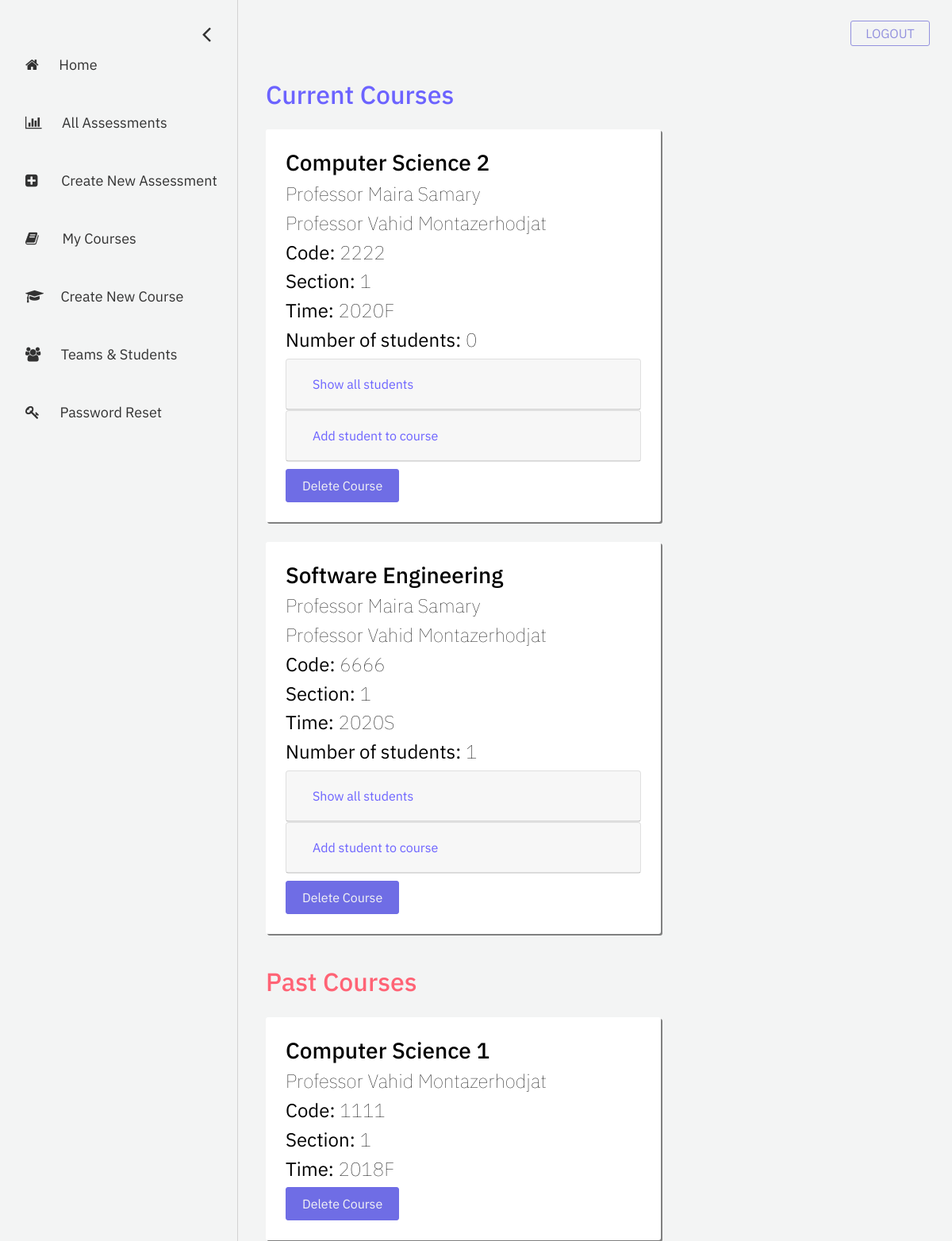
Page /professor/my-courses (signed in, upper part) on the earlier database version.
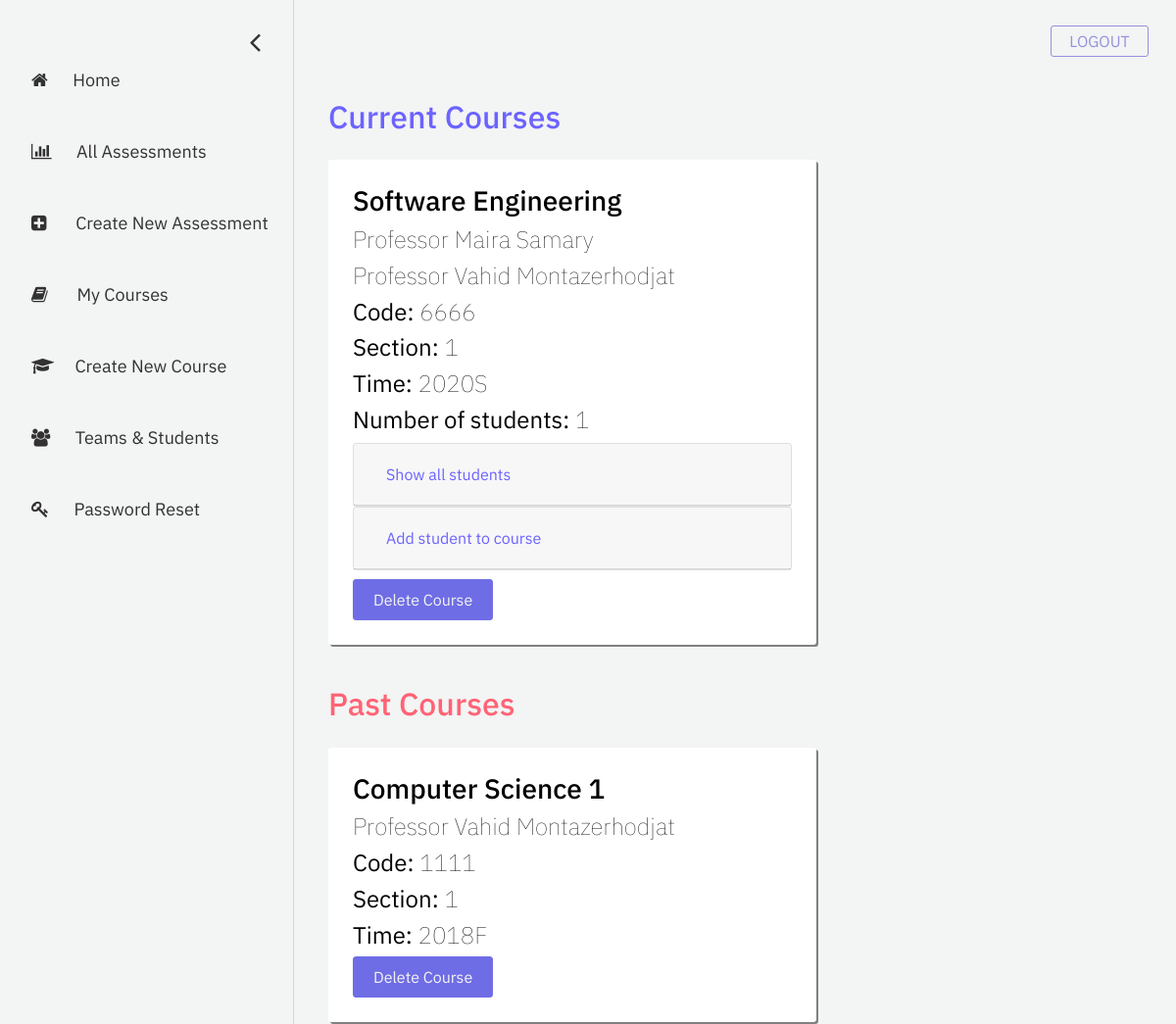
Same page on the later database version.
### registration/models.py (models this page shows)
class Course(models.Model):
    course_name = models.CharField("course name", max_length=60)
    course_code = models.IntegerField("course code")
    section_number = models.SmallIntegerField("section number")
    year = models.SmallIntegerField("year of realization")
    semester_choices = (
        ('S', 'Spring'),
        ('F', 'Fall'),
    )
    semester = models.CharField("semester of realization", max_length = 1, choices = semester_choices)
    professors = models.ManyToManyField(User)
    students = models.ManyToManyField(User, related_name="students")
    def is_active(self):
        if self.year >= datetime.datetime.now().year: # realization year >= current year
            if self.semester == 'S':
                month = 6
            else:
                month = 12
            if month >= datetime.datetime.now().month: # realization month >= current month
                return True
        return False

### account/models.py (models this page shows, shortened)
class User(AbstractBaseUser, PermissionsMixin):
    email = models.EmailField(
        verbose_name=_('email address'), max_length=255, unique=True
    )
    first_name = models.CharField(_('first name'), max_length=30, blank=True)
    last_name = models.CharField(_('last name'), max_length=150, blank=True)
    eagle_id = models.CharField(max_length = 8)
    is_student = models.BooleanField(
        _('student status'),
        default=False,
        help_text=_(
            'Shows whether this user is a student. '
        ),
    )
    is_instructor = models.BooleanField(
        _('instructor status'),
        default=False,
        help_text=_(
            'Shows whether this user is a instructor. '
        ),
    )
    is_active = models.BooleanField(
        _('active'),
        default=True,
        help_text=_(
            'Designates whether this user should be treated as active. '
            'Unselect this instead of deleting accounts.'
        ),
    )
    is_staff = models.BooleanField(
        _('admin status'),
        default=False,
        help_text=_(
            'Designates whether the user can log into this admin site.'
        ),
    )
    date_joined = models.DateTimeField(
        _('date joined'), default=timezone.now
    )
    objects = UserManager()
    USERNAME_FIELD = 'email'
    REQUIRED_FIELDS = ['first_name', 'last_name', 'eagle_id', 'is_student', 'is_instructor']

### eval_professor/views.py (the view)
# urls.py: path('my-courses', views.my_courses, name='my-courses'),
def my_courses(request):
    course_list = Course.objects.all()
    context = {
        'course_list': course_list,
    }
    return render(request, 'eval_professor/my-courses.html', context = context)

### eval_professor/templates/eval_professor/my-courses.html (shortened to what this page needs)
{% extends 'eval_professor/base-sidebar.html'%}
{% load static %}
{% block content%}
	<div id="main">
		<div class="container">
			<h2 style="color: #6C63FF;">Current Courses</h2>
		</div>
		<div class="container">
			{% if course_list %}
					{% for course in course_list|dictsort:"course_code" %}
						{% if request.user in course.professors.all %}
						{% if course.is_active %}
							<div class="column course-box">
								<h3> {{ course.course_name }}</h3>
								{% for prof in course.professors.all|dictsort:"first_name" %}
								<h4> Professor {{ prof.first_name }} {{ prof.last_name }}</h4>
								{% endfor %}
								<h4> <b>Code:</b> {{ course.course_code }}</h4>
								<h4> <b>Section:</b> {{ course.section_number }}</h4>
								<h4> <b>Time:</b> {{ course.year }}{{ course.semester }}</h4>
								<h4> <b>Number of students:</b> {{ course.students.all|length }} </h4>
								<div style="margin-top: 2%; margin-bottom: 2%;" id="accordion">
									<div class="card">
										<div class="card-header" id="headingOne_@{{ course.id }}">
										<h5 class="mb-0">
											<button style="color: #6C63FF;" class="btn btn-link" data-toggle="collapse" data-target="#collapseOne_@{{ course.id }}" aria-expanded="true" aria-controls="collapseOne_@{{ course.id }}">
											Show all students
											</button>
										</h5>
										</div>
									</div>
									<div class="card">
										<div class="card-header" id="headingTwo_@{{ course.id }}">
										<h5 class="mb-0">
											<button style="color: #6C63FF;" class="btn btn-link collapsed" data-toggle="collapse" data-target="#collapseTwo_@{{ course.id }}" aria-expanded="false" aria-controls="collapseTwo_@{{ course.id }}">
											Add student to course
											</button>
										</h5>
										</div>
									</div>
								</div>
								<a class="buttons purple delete-btn" href="{% url 'delete_course' course_id=course.id %}">Delete Course</a>
							</div>
						{% endif %}
						{% endif %}
					{% endfor %}
			{% else %}
				<p>No current courses are available. </p>
			{% endif %}
		</div>
		<div class="container">
			<h2 style="color: rgb(255, 99, 117); margin-top: 5%;">Past Courses</h2>
		</div>
		<div class="container">
			{% if course_list %}
					{% for course in course_list|dictsort:"course_code" %}
						{% if request.user in course.professors.all %}
						{% if not course.is_active %}
							<div class="column course-box">
										<h3> {{ course.course_name }}</h3>
										{% for prof in course.professors.all|dictsort:"first_name" %}
										<h4> Professor {{ prof.first_name }} {{ prof.last_name }}</h4>
										{% endfor %}
										<h4> <b>Code:</b> {{ course.course_code }}</h4>
										<h4> <b>Section:</b> {{ course.section_number }}</h4>
										<h4> <b>Time:</b> {{ course.year }}{{ course.semester }}</h4>
										<a class="buttons purple delete-btn" href="{% url 'delete_course' course_id=course.id %}">Delete Course</a>
							</div>
						{% endif %}
						{% endif %}
					{% endfor %}
			{% else %}
				<p>No past courses are available. </p>
			{% endif %}
		</div>
	</div>
{% endblock %}

### eval_professor/templates/eval_professor/base-sidebar.html (shortened to what this page needs)
<!doctype html>
<html lang="en">
  <head>
	{% load static %}
	<link rel="stylesheet" href="https://stackpath.bootstrapcdn.com/bootstrap/4.1.3/css/bootstrap.min.css">
	<link rel="stylesheet" href="https://cdnjs.cloudflare.com/ajax/libs/font-awesome/4.7.0/css/font-awesome.min.css">
	<link rel="stylesheet" href="{% static 'eval_professor/css/base-sidebar.css' %}">
	<link rel="stylesheet" href="{% static 'eval_professor/css/my-courses.css' %}">
  </head>
<body>
	<div id="mySidenav" class="sidenav">
		<a href="javascript:void(0)" class="closebtn" onclick="closeNav()"><i class = "fa fa-angle-left"></i></a>
		<a href="{% url 'professor-dashboard' %}">
			<i class = "fa fa-home"></i> &nbsp;&nbsp;&nbsp;&nbsp;&nbsp;Home
		</a>
		<a href="{% url 'all-assessments' %}">
			<i class = "fa fa-bar-chart"></i> &nbsp;&nbsp;&nbsp;&nbsp;&nbsp;All Assessments
		</a>
		<a href="{% url 'create-new-assessment' %}">
			<i class = "fa fa-plus-square"></i> &nbsp;&nbsp;&nbsp;&nbsp;&nbsp;&nbsp;Create New Assessment
		</a>
		<a href="{% url 'my-courses' %}">
			<i class = "fa fa-book"></i> &nbsp;&nbsp;&nbsp;&nbsp;&nbsp;&nbsp;My Courses
		</a>
		<a href="{% url 'create-new-course' %}">
			<i class = "fa fa-graduation-cap"></i> &nbsp;&nbsp;&nbsp;&nbsp;Create New Course
		</a>
		<a href="{% url 'teams-students' %}">
			<i class = "fa fa-group"></i> &nbsp;&nbsp;&nbsp;&nbsp;&nbsp;Teams & Students
		</a>
		<a href="{% url 'password-reset' %}">
			<i class = "fa fa-key"></i> &nbsp;&nbsp;&nbsp;&nbsp;&nbsp;Password Reset
		</a>
	</div>
	<span id="menu" class="menu" style="font-size:20px;cursor:pointer" onclick="openNav()">&nbsp;&nbsp;Menu</span>
	<div class="logout_btn_container">
		<a href = "{% url 'log_out' %}" class="logout-btn">LOGOUT</a>
	</div>
    {% block content%}
    {% endblock %}
</body>
</html>

### eval_professor/static/eval_professor/css/base-sidebar.css (style rules this page uses)
body { font-family: 'IBM Plex Sans', sans-serif; background-color: #f3f4f4; }
.sidenav { height: 100%; width: 0px; position: fixed; z-index: 1; top: 0; left: 0; background-color: #f3f4f4; overflow-x: hidden; padding-top: 60px; transition: 0.5s; border-right: 1px solid lightgray; }
.sidenav a { padding: 8px 8px 8px 32px; text-decoration: none; font-size: 18px; color: #323232; display: block; transition: 0.3s; margin-bottom: 30px; }
.sidenav .closebtn { position: absolute; top: 0; right: 25px; font-size: 32px; margin-left: 50px; margin-bottom: 100px; margin-top: 10px; }
#main { transition: margin-left .5s; padding: 20px; }
.menu { top: 0px; left: 15px; font-size: 5px; position: relative; line-height: 80px; padding: 8px; -moz-border-radius: 100px; border-radius: 100px; text-align: center; }
.logout-btn { position: absolute; top: 26px; right: 28px; -webkit-border-radius: 3px; -moz-border-radius: 3px; border-radius: 3px; border: 1px solid #9391de; height: 0px; line-height: 0px; color: #9391de; font-size: 16px; padding: 15px; background-color: #f3f4f4; display: inline-block; cursor: pointer; text-align: center; width: 100px; text-decoration: none; }
.buttons { -webkit-border-radius: 3px; -moz-border-radius: 3px; border-radius: 3px; line-height: 0px; color: #f3f4f4; padding: 20px; display: inline-block; cursor: pointer; text-align: center; text-decoration: none; }
.purple { border: 1px solid #6f6de5; background-color: #6f6de5; }

### eval_professor/static/eval_professor/css/my-courses.css (style rules this page uses)
.course-box { width: 60% !important; background-color: white; color: black; padding: 25px; margin-right: 15px; margin-top: 25px; border-radius: 3px; box-shadow: 2px 2px grey; }
h4 { font-weight: 80; }

Differences in the rows shown:
removed Course: course_name "Computer Science 2", course_code "2222", section_number "1", year "2020", semester "F", students.all|length "0", User (first_name "Maira", last_name "Samary"), User (first_name "Vahid", last_name "Montazerhodjat"), shown under "Current Courses"
